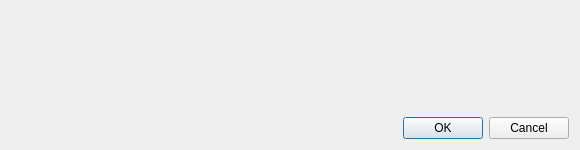
<?xml version="1.0" encoding="UTF-8"?>
<ui version="4.0">
 <class>TimeRangeInputDialog</class>
 <widget class="QWidget" name="TimeRangeInputDialog">
  <property name="geometry">
   <rect>
    <x>0</x>
    <y>0</y>
    <width>580</width>
    <height>150</height>
   </rect>
  </property>
  <property name="sizePolicy">
   <sizepolicy hsizetype="Fixed" vsizetype="Fixed">
    <horstretch>0</horstretch>
    <verstretch>0</verstretch>
   </sizepolicy>
  </property>
  <property name="minimumSize">
   <size>
    <width>580</width>
    <height>150</height>
   </size>
  </property>
  <property name="maximumSize">
   <size>
    <width>580</width>
    <height>150</height>
   </size>
  </property>
  <property name="windowTitle">
   <string>Time Range</string>
  </property>
  <layout class="QVBoxLayout" name="verticalLayout">
   <item>
    <widget class="Spire::TimeRangeInputWidget" name="m_timeRangeWidget" native="true"/>
   </item>
   <item>
    <widget class="QDialogButtonBox" name="m_buttonBox">
     <property name="standardButtons">
      <set>QDialogButtonBox::Cancel|QDialogButtonBox::Ok</set>
     </property>
    </widget>
   </item>
  </layout>
 </widget>
 <customwidgets>
  <customwidget>
   <class>Spire::TimeRangeInputWidget</class>
   <extends>QWidget</extends>
   <header>Spire/InputWidgets/TimeRangeInputWidget.hpp</header>
   <container>1</container>
  </customwidget>
 </customwidgets>
 <resources/>
 <connections/>
</ui>
